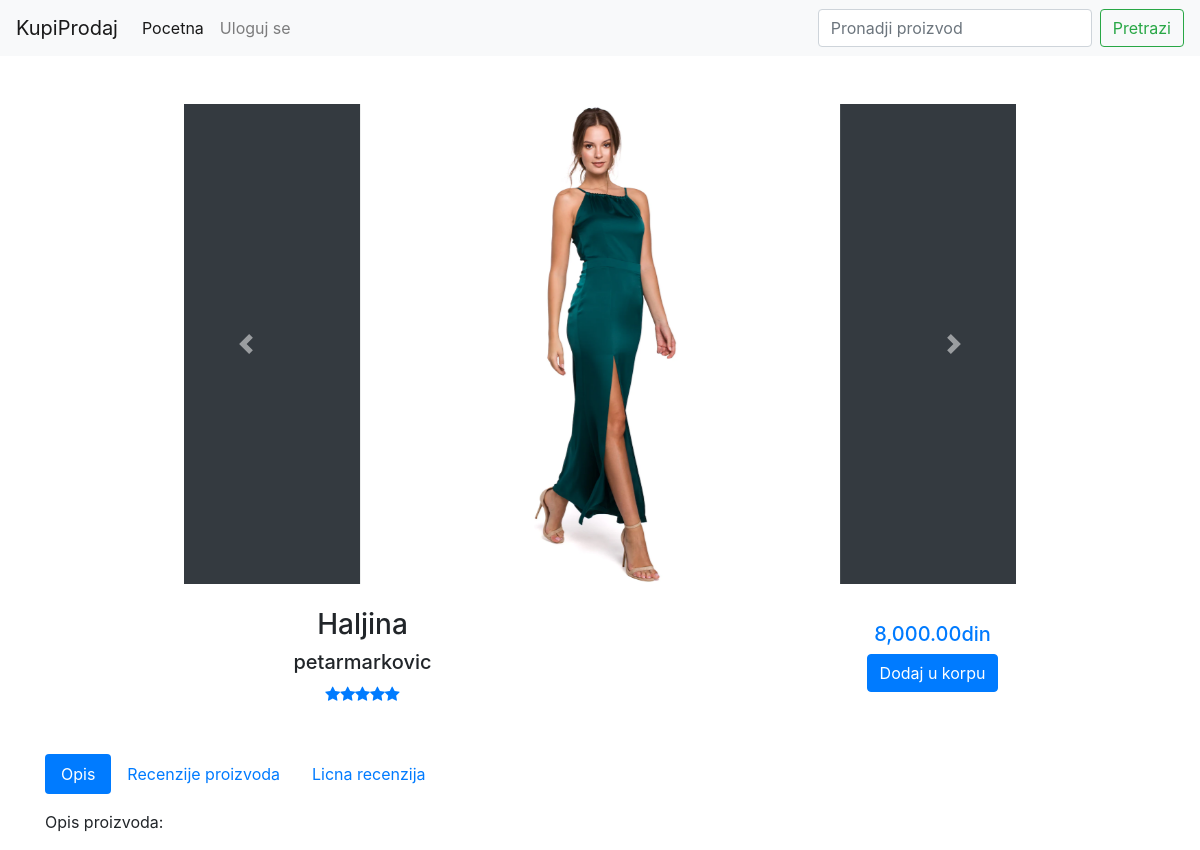
The app's page /detalji_proizvoda.php?id=4 with its own data.
### tables this page shows
CREATE TABLE `product_images` (
  `product_id` int(11) NOT NULL,
  `path` text NOT NULL
);

CREATE TABLE `products` (
  `id` int(11) NOT NULL,
  `name` varchar(50) NOT NULL,
  `description` varchar(500) DEFAULT NULL,
  `price` int(11) NOT NULL,
  `stock` int(11) NOT NULL DEFAULT 0,
  `category` varchar(100) NOT NULL,
  `seller` varchar(50) NOT NULL
);

### ProductActions.php (called while the page is built, shortened)
<?php
    class ProductActions{
        static function getAverageRating($product_id){
            require "db.php";
            $query = "SELECT AVG(grade) as 'avg' FROM product_reviews WHERE product_id = $product_id";
            $result = $database->query($query);
            if($result != false){
                $rate = $result->fetch_assoc();
                return round($rate['avg']);
            }
            else{
                return 0;
            }
        }
        static function getSingleProductDetails($product_id){
            require "db.php";
            $query = "SELECT products.*, product_images.path FROM products INNER JOIN product_images where products.id = {$product_id} AND product_images.product_id = {$product_id} GROUP BY products.name";
            $product = $database->query($query);
            if($product != false){
                return $product->fetch_assoc();
            }
            return null;
        }
        static function getProductImages($product_id){
            require "db.php";
            $query = "SELECT path FROM product_images WHERE product_id = $product_id";
            $images = $database->query($query);
            if($images != false){
                return $images->fetch_all();
            }
            return [];
        }
    }
?>

### detalji_proizvoda.php (the view, shortened to what this page needs)
<!DOCTYPE html>
<html lang="en">
<head>
    <?php require "style.php"; ?>
    <?php
    require "db.php";
    require "ProductActions.php";
    $product_id = $_GET['id'];
    $product = ProductActions::getSingleProductDetails($product_id);
    ?>
</head>
<body>
    <?php require "navigation.php"; ?>
    <?php
    $images = ProductActions::getProductImages($product_id);
    ?>
    <div class="container mt-5">
        <div id="carouselExampleControls" class="carousel slide bg-dark w-75 d-block mx-auto" data-ride="carousel">
            <div class="carousel-inner">
                <?php $i = 0; ?>
                <?php foreach ($images as $image) : ?>
                    <div class="carousel-item <?php if ($i == 0) echo "active"; ?>">
                        <img src="<?php echo $image[0]; ?>" class="d-block w-100 cimage" alt="...">
                    </div>
                    <?php $i++; ?>
                <?php endforeach; ?>
            </div>
            <a class="carousel-control-prev" href="#carouselExampleControls" role="button" data-slide="prev">
                <span class="carousel-control-prev-icon text-dark" aria-hidden="true"></span>
            </a>
            <a class="carousel-control-next" href="#carouselExampleControls" role="button" data-slide="next">
                <span class="carousel-control-next-icon" aria-hidden="true"></span>
            </a>
        </div>
        <div class="details mt-4 row">
            <div class="col-md-7">
                <h3 class="text-center"><?php echo $product['name']; ?></h3>
                <h5 class="text-center"><?php echo $product['seller']; ?></h5>
                <div class="review text-center">
                    <?php $rate = ProductActions::getAverageRating($product['id']); ?>
                    <?php for ($i = 0; $i < 5; $i++) {
                        if ($i < $rate) {
                            echo "<i class = 'fa fa-star text-primary'></i>";
                        } else {
                            echo "<i class = 'fa fa-star-o text-primary'></i>";
                        }
                    }
                    ?>
                </div>
            </div>
            <div class="col-md-5 d-flex align-items-center justify-content-center flex-column">
                <h5 class="text-center text-primary"><?php echo number_format($product['price'], 2) . "din"; ?></h5>
                <button class="btn btn-primary">Dodaj u korpu</button>
            </div>
        </div>
        <div class="reviews mt-5">
            <ul class="nav nav-pills" id="myTab" role="tablist">
                <li class="nav-item" role="presentation">
                    <a class="nav-link active" id="home-tab" data-toggle="tab" href="#description" role="tab" aria-controls="home" aria-selected="true">Opis</a>
                </li>
                <li class="nav-item" role="presentation">
                    <a class="nav-link" id="profile-tab" data-toggle="tab" href="#reviews" role="tab" aria-controls="profile" aria-selected="false">Recenzije proizvoda</a>
                </li>
                <li class="nav-item" role="presentation">
                    <a class="nav-link" id="contact-tab" data-toggle="tab" href="#personal_review" role="tab" aria-controls="contact" aria-selected="false">Licna recenzija</a>
                </li>
            </ul>
            <div class="tab-content" id="myTabContent">
                <div class="tab-pane fade show active my-3" id="description" role="tabpanel" aria-labelledby="home-tab">
                    <p>Opis proizvoda:</p>
                </div>
            </div>
        </div>
    </div>
</body>
</html>

### css/style.css (style rules this page uses)
.cimage { aspect-ratio: 1/1; width: 30rem; height: 30rem; object-fit: contain; }

### records on screen
product_images: path (picture)
products: name "Haljina", seller "petarmarkovic", price "8,000.00"
